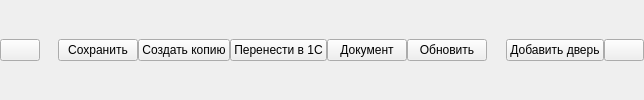
    <widget class="QWidget" name="top_widget" native="true">
     <property name="sizePolicy">
      <sizepolicy hsizetype="Preferred" vsizetype="Maximum">
       <horstretch>0</horstretch>
       <verstretch>0</verstretch>
      </sizepolicy>
     </property>
     <layout class="QHBoxLayout" name="horizontalLayout_2">
      <property name="spacing">
       <number>0</number>
      </property>
      <property name="leftMargin">
       <number>0</number>
      </property>
      <property name="topMargin">
       <number>0</number>
      </property>
      <property name="rightMargin">
       <number>0</number>
      </property>
      <property name="bottomMargin">
       <number>0</number>
      </property>
      <item>
       <widget class="QPushButton" name="btn_exit">
        <property name="sizePolicy">
         <sizepolicy hsizetype="Maximum" vsizetype="Maximum">
          <horstretch>0</horstretch>
          <verstretch>0</verstretch>
         </sizepolicy>
        </property>
        <property name="text">
         <string/>
        </property>
        <property name="icon">
         <iconset>
          <normaloff>icons/cross.svg</normaloff>icons/cross.svg</iconset>
        </property>
       </widget>
      </item>
      <item>
       <spacer name="horizontalSpacer">
        <property name="orientation">
         <enum>Qt::Horizontal</enum>
        </property>
        <property name="sizeType">
         <enum>QSizePolicy::Expanding</enum>
        </property>
        <property name="sizeHint" stdset="0">
         <size>
          <width>18</width>
          <height>30</height>
         </size>
        </property>
       </spacer>
      </item>
      <item>
       <widget class="QPushButton" name="btn_save">
        <property name="sizePolicy">
         <sizepolicy hsizetype="Maximum" vsizetype="Maximum">
          <horstretch>0</horstretch>
          <verstretch>0</verstretch>
         </sizepolicy>
        </property>
        <property name="text">
         <string>Сохранить</string>
        </property>
        <property name="icon">
         <iconset>
          <normaloff>icons/disk.svg</normaloff>icons/disk.svg</iconset>
        </property>
       </widget>
      </item>
      <item>
       <widget class="QPushButton" name="btn_clone">
        <property name="sizePolicy">
         <sizepolicy hsizetype="Maximum" vsizetype="Maximum">
          <horstretch>0</horstretch>
          <verstretch>0</verstretch>
         </sizepolicy>
        </property>
        <property name="text">
         <string>Создать копию</string>
        </property>
        <property name="icon">
         <iconset>
          <normaloff>icons/layers.svg</normaloff>icons/layers.svg</iconset>
        </property>
       </widget>
      </item>
      <item>
       <widget class="QPushButton" name="btn_save_2">
        <property name="sizePolicy">
         <sizepolicy hsizetype="Maximum" vsizetype="Maximum">
          <horstretch>0</horstretch>
          <verstretch>0</verstretch>
         </sizepolicy>
        </property>
        <property name="text">
         <string>Перенести в 1С</string>
        </property>
        <property name="icon">
         <iconset>
          <normaloff>icons/export.svg</normaloff>icons/export.svg</iconset>
        </property>
       </widget>
      </item>
      <item>
       <widget class="QPushButton" name="btn_document">
        <property name="sizePolicy">
         <sizepolicy hsizetype="Maximum" vsizetype="Maximum">
          <horstretch>0</horstretch>
          <verstretch>0</verstretch>
         </sizepolicy>
        </property>
        <property name="text">
         <string>Документ</string>
        </property>
        <property name="icon">
         <iconset>
          <normaloff>icons/document.svg</normaloff>icons/document.svg</iconset>
        </property>
       </widget>
      </item>
      <item>
       <widget class="QPushButton" name="btn_update">
        <property name="sizePolicy">
         <sizepolicy hsizetype="Maximum" vsizetype="Maximum">
          <horstretch>0</horstretch>
          <verstretch>0</verstretch>
         </sizepolicy>
        </property>
        <property name="text">
         <string>Обновить</string>
        </property>
        <property name="icon">
         <iconset>
          <normaloff>icons/refresh.svg</normaloff>icons/refresh.svg</iconset>
        </property>
       </widget>
      </item>
      <item>
       <spacer name="horizontalSpacer_2">
        <property name="orientation">
         <enum>Qt::Horizontal</enum>
        </property>
        <property name="sizeType">
         <enum>QSizePolicy::Expanding</enum>
        </property>
        <property name="sizeHint" stdset="0">
         <size>
          <width>19</width>
          <height>30</height>
         </size>
        </property>
       </spacer>
      </item>
      <item>
       <widget class="QPushButton" name="btn_add_door">
        <property name="sizePolicy">
         <sizepolicy hsizetype="Maximum" vsizetype="Maximum">
          <horstretch>0</horstretch>
          <verstretch>0</verstretch>
         </sizepolicy>
        </property>
        <property name="text">
         <string>Добавить дверь</string>
        </property>
        <property name="icon">
         <iconset>
          <normaloff>icons/plus.svg</normaloff>icons/plus.svg</iconset>
        </property>
       </widget>
      </item>
      <item>
       <widget class="QPushButton" name="btn_menu">
        <property name="sizePolicy">
         <sizepolicy hsizetype="Maximum" vsizetype="Maximum">
          <horstretch>0</horstretch>
          <verstretch>0</verstretch>
         </sizepolicy>
        </property>
        <property name="text">
         <string/>
        </property>
        <property name="icon">
         <iconset>
          <normaloff>icons/menu.svg</normaloff>icons/menu.svg</iconset>
        </property>
       </widget>
      </item>
     </layout>
    </widget>
